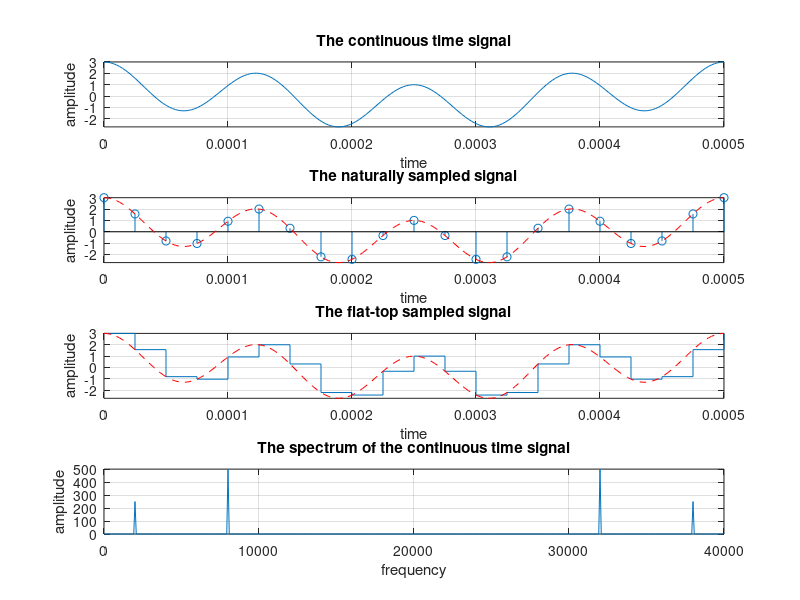

This chart was generated by the following MATLAB code:
function rot1811
% Given the sinusoidal signals including 2 frequencies
% of 2 kHz and 8 kHz is sampled at the rate of 40 kHz. 
% Plot the naturally sampled signal, the flat-top sampled
% signal, and the spectrum of the origin signal and
% the corresponding discrete time signal.
clc;clear;close all;
f1=2000;
f2=8000;
T1=1/f1;
T2=1/f2;
fs=40000;
Ts=1/fs;
t=linspace(0,T1,200);
A=1;
B=2;
arg1=0;
arg2=0;
xt=A*cos(2*pi*f1*t+arg1)+B*cos(2*pi*f2*t+arg1);
ts=0:Ts:T1;
xs=A*cos(2*pi*f1*ts+arg1)+B*cos(2*pi*f2*ts+arg1);
figure('Name','Analysis of the signal in the time domain','NumberTitle','off');
subplot(411);
plot(t,xt);
axis([0 T1 min(xt) max(xt)]);
grid on;
xlabel('time');
ylabel('amplitude');
title('The continuous time signal');
subplot(412);
stem(ts,xs);
hold on;
plot(t,xt,'r--');
axis([0 T1 min(xt) max(xt)]);
grid on;
xlabel('time');
ylabel('amplitude');
title('The naturally sampled signal');
subplot(413);
stairs(ts,xs);
hold on;
plot(t,xt,'r--');
axis([0 T1 min(xt) max(xt)]);
grid on;
xlabel('time');
ylabel('amplitude');
title('The flat-top sampled signal');
% Plot the spectrum of the continous time signal
N=500;
k=(0:N-1)*Ts;
xk=A*cos(2*pi*f1*k+arg1)+B*cos(2*pi*f2*k+arg1);
xf=fft(xk);
subplot(414);
plot(fs/N*(0:N-1),abs(xf));
grid on;
xlabel('frequency');
ylabel('amplitude');
title('The spectrum of the continuous time signal');
